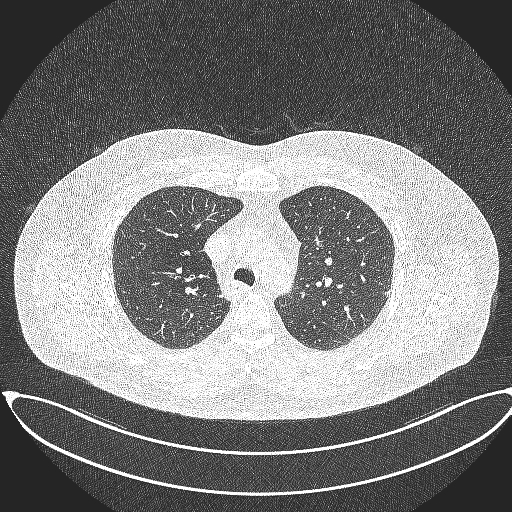
#> input picture dataset/lung_images/Training cases/Benign cases/Bengin case (106).jpg, 512 x 512 px
$ jupyter execute Data_Analysis_Image_Lung_Cancer.ipynb   (shell and % lines are left out)
#> lines starting #> are read from the running program, lines starting #| are printed output that depends on the picture; pictures that were not available may be replaced by others from this repository, and a replacement may not be noted
## Necessary Imports

[cell 1]
# Python
import sys
assert sys.version_info >= (3, 5)

# Scikit-Learn
import sklearn
assert sklearn.__version__ >= "0.20"

# Pandas
import pandas as pd

import random

# Common imports
import numpy as np
import os
import cv2

np.random.seed(42)

# To plot pretty figures
import matplotlib as mpl
import matplotlib.pyplot as plt

## Load all Images into a Panda Dataframe with Labels

[cell 2]
ROOT_PATH = os.path.join("..", "dataset", "lung_images")

# Define subfolders and their corresponding labels
folders_with_labels = {
    "Benign cases": "benign",
    "Malignant cases": "malignant",
    "Normal cases": "normal",
    "Test cases": "test"
}

# Initialize lists to store image data and labels
image_data = []
labels = []

# Iterate through each folder and load images with labels
for folder, label in folders_with_labels.items():
    folder_path = os.path.join(ROOT_PATH, "Training cases" if folder != "Test cases" else "Test cases", folder)
    for filename in os.listdir(folder_path):
        if filename.endswith(".jpg") or filename.endswith(".png"):  # Adjust based on image format
            # Load the image in grayscale (adjust if needed)
            img_path = os.path.join(folder_path, filename)
            image = cv2.imread(img_path, cv2.IMREAD_GRAYSCALE)
#> image is the input picture: shape (512, 512); min 36, max 255, mean 125.9

            # Store the image and its label
            image_data.append(image)
            labels.append(label)

# Convert to a DataFrame for easy manipulation
images_lung_cancer = pd.DataFrame({
    "image": image_data,
    "label": labels
})

# Display the first few rows to verify
print(images_lung_cancer.head())

The images have been loaded into a 2D Pandas Dataframe, with the image being a one dimensional vector and the label being a string.

All images have been loaded in greayscale as they are black and white.

It is importaant to note that images from the Test cases folder have green boxes to indicate where the tumoras are, however, in order for this dataframe to work for the analysis, they have been loaded in as grayscale

#### Checking class distribution

[cell 3]
images_lung_cancer.info()
images_lung_cancer['label'].value_counts()

There are a total of 1294s image, each having a label. Although, the images from the test folder have just been labeled test, without indication of the presence of a tumor and its type.

We can see that in the training cases dataset, there is a class imbalance, with 561 images indicating malignant tumors, 416 being normal images (non-tumurous) and only 120 being benign. Ideally, you want the class distribution in the training data to be equal. Oversampling techniques might be required to improve model performance.

#### Checking Image Sizes

[cell 4]
def count_unique_image_sizes(df, image_column='image'):
    """
    Counts unique image sizes in a DataFrame.

    Parameters:
        df (pd.DataFrame): The DataFrame containing images.
        image_column (str): The name of the column with image data.

    Returns:
        pd.DataFrame: A DataFrame with unique sizes and their counts.
    """
#> called with image_column = 'image'
    # Initialize a list to store image sizes
    image_sizes = []

    # Loop through each image in the specified column
    for image in df[image_column]:
        # Get the shape of the image (height, width)
        height, width = image.shape
        # Append the size as a tuple
        image_sizes.append((height, width))

    # Convert the list to a DataFrame for easy counting and analysis
    size_df = pd.DataFrame(image_sizes, columns=['height', 'width'])

    # Count the unique sizes
    unique_sizes = size_df.value_counts().reset_index(name='count')

    return unique_sizes

# Display dimensions and counts of the images
unique_sizes_df = count_unique_image_sizes(images_lung_cancer)
print("Unique image sizes and their counts:")
print(unique_sizes_df)

Most images are a size of 512x512 pixels. There are 64 images that have different dimensions and need to be resized in order to train the models.

#### Normalising Image Sizes

[cell 5]
# Define the target size
target_size = (512, 512)

# Resize each image to the target size
images_lung_cancer['image'] = images_lung_cancer['image'].apply(lambda img: cv2.resize(img, target_size, interpolation=cv2.INTER_AREA))

# Display dimensions and counts of the images
unique_sizes_df = count_unique_image_sizes(images_lung_cancer)
print("Unique image sizes and their counts:")
print(unique_sizes_df)

All images have been resized to the same dimensions: 512x512 pixels

## Data Exploration

#### Displaying images from different classes

[cell 6]
# Get unique labels
unique_labels = images_lung_cancer['label'].unique()

# Set up a figure with subplots arranged in a row
plt.figure(figsize=(15, 5))  # Adjust width and height as needed

for i, label in enumerate(unique_labels):
    # Filter images for the current label
    label_images = images_lung_cancer[images_lung_cancer['label'] == label]['image']
    # Randomly select one image from the filtered images
    sample_image = label_images.sample(1).values[0]

    # Plot the sample image in a subplot
    plt.subplot(1, len(unique_labels), i + 1)
    plt.imshow(sample_image, cmap='gray')
    plt.title(f"Label: {label}")
    plt.axis('off')  # Hide the axis

plt.show()

From displaying images from different label classes, we can conclude the following:

1. Images have different zoom. In some images the main subject (the lungs), take up almost the entire image, in other cases only a third of the image
2. Filler space differences. Some images have a light grey ring around the lungs, some images have noise, some images have an all black background.
3. Different lung sections. When the lungs are scanned, the machine images a horizontal slice of the lungs. closer to the neck the lungs cover less area and close to the belly, they cover a wider area.

All these observations could make it challenging for the model to identify consistent features across the dataset. Potentially, zoom level could be normalized and background could be masked out as a preprocessing step.

Overall, not being a professional in the field of medicine, the images from all classes look relatively similar and there are no obvious giveaways for whether it is a scan of a tumor or not.

#### Pixel intensity distributiuon across images

[cell 7]
# Calculate mean and standard deviation of pixel intensities across all images
pixel_means = [np.mean(image) for image in images_lung_cancer['image']]
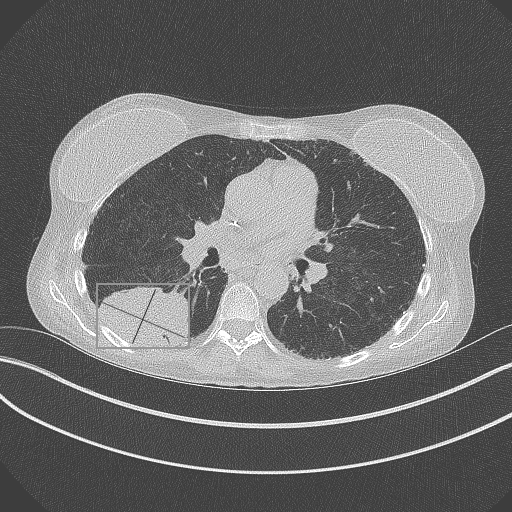
#> image: shape (512, 512); min 43, max 255, mean 108.6
pixel_stds = [np.std(image) for image in images_lung_cancer['image']]

# Plot histogram of pixel intensity means
plt.hist(pixel_means, bins=30, color='blue', edgecolor='black')
plt.title("Distribution of Mean Pixel Intensities")
plt.xlabel("Mean Intensity")
plt.ylabel("Frequency")
plt.show()
#> figure, not shown here; tallest bar 3 high, from x = 32.69 to 35.8

Most images have a pixel intensity between 80 and 120, with an intensity of 110 being the most common by far. This is expected, as depending on the height of where the CT scan took place, the organs and bones cover a different area, resulting in more or less white pixels.

However, there are a few images with intensities between 20 and 40, suggesting that they are almost entirely black, which is unusual and prompts further investigation. There are also several imnages with intensities above 140, which prompts further investigation.

#### Displaying images of different intensities

To understand the abnormalities, images from the intensity ranges (20-50, 80-120, 130,160) will be displayed

[cell 8]
# Function to get a random image and its label from a specified pixel intensity range
def get_random_image_from_intensity_range(df, intensity_range):
    # Filter images based on the mean pixel intensity range
    filtered_images = df[(df['image'].map(np.mean) >= intensity_range[0]) &
                         (df['image'].map(np.mean) <= intensity_range[1])]
    # Choose one row randomly from the filtered images
    if not filtered_images.empty:
        sample = filtered_images.sample(1).iloc[0]
        return sample['image'], sample['label']
    else:
        return None, None

# Define the intensity ranges
intensity_ranges = [(20, 40), (80, 120), (130, 160)]
titles = ["20-40 Intensity", "80-120 Intensity", "130-160 Intensity"]

# Set up a figure with three subplots in a row
plt.figure(figsize=(15, 5))
for i, intensity_range in enumerate(intensity_ranges):
    # Get a random image and its label from the specified range
    image, label = get_random_image_from_intensity_range(images_lung_cancer, intensity_range)
    if image is not None:
        plt.subplot(1, 3, i + 1)
        plt.imshow(image, cmap='gray')
        plt.title(f"Sample Image\n{titles[i]}\nLabel: {label}")
        plt.axis('off')  # Hide the axis

plt.show()

After checking out the images, several conclusions can be drawn. All images with lower intensity values are from the test cases folder. It appears they were either scanned differently or come from a separate batch of scans, resulting in a significantly darker images.

However, not all images with the test label are that way, as test images appear in both of the other ranges.

By running this code several times, the images with higher intensity are mostly of the malignant class, however, images from all other classes appear there as well. These images are zoomed in on the lung portion, eliminating the dark filler space around, resulting in higher values.

Possibly, significant variation in pixel intensities and scale of the the main subject of the scan (lung) could result in poorer overall accuracy of the model. On the other side, in practice, scans come in different variations and having these cases could result in a model that generalises better to the real world.

It would be best to have one dataset where the scans have variation in intensities, and another set where the images are adjusted to have more similar intensities to see the differences in model training.

#### Important note on the images in the Test cases folder

The images inthe training folder are clearly assigned to a class: normal, benign, malignant. Images in the test folder are not assigned a specific class. Most of them have tumors and the tumor is indicated by a green box. Since this data will be used for classification, the images from the test cases folder could be unsuitable for this use and will possibly be removed from the frame for training purposes. This will also eliminate all images with lower pixel intensities. The images from the training cases folder will have to be split for training and testing purposes or for cross validation.

#### Statistical Comparison Between Classes

[cell 9]
# Initialize lists to store pixel intensity statistics
intensity_means = []
intensity_medians = []
intensity_stds = []
labels = []

# Calculate intensity statistics for each image
for _, row in images_lung_cancer.iterrows():
    image = row['image']
    label = row['label']
    intensity_means.append(np.mean(image))
    intensity_medians.append(np.median(image))
    intensity_stds.append(np.std(image))
    labels.append(label)

# Create a DataFrame to store the statistics and labels
intensity_df = pd.DataFrame({
    "label": labels,
    "mean_intensity": intensity_means,
    "median_intensity": intensity_medians,
    "std_intensity": intensity_stds
})

# Visualize standard deviation of pixel intensity across classes
intensity_df.boxplot(column="std_intensity", by="label")
plt.title("Standard Deviation of Intensity by Class")
plt.suptitle("")
plt.xlabel("Class")
plt.ylabel("Intensity Standard Deviation")

plt.tight_layout()
plt.show()
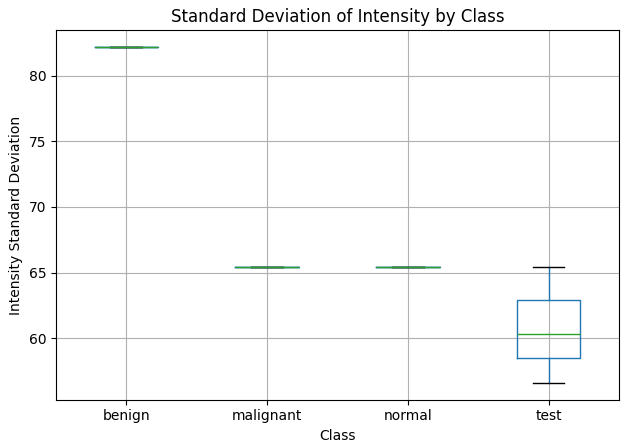
#> figure drawn by matplotlib, 1 panel

This plot shows that the pixel intensity (mean) is similar across the classes benign, malignant and normal. The standard deviation across these classes is also similar, with malignant class having a higher one, probably due to zoomed in images. These classes also have almost no outliers.

However, the images from the Test Cases folder has a significantly lower mean and many outliers. This is probably due to the scans with lower intensities. This gives more reason to exclude these images from training and testing

#### Class Median Image

[cell 10]
# Initialize a dictionary to store the average or median images for each class
class_overlay_images = {}

# Calculate the average or median image for each class
for label in images_lung_cancer['label'].unique():
    # Stack all images for the current label
    class_images = np.array([img for img in images_lung_cancer[images_lung_cancer['label'] == label]['image']])

    # Calculate the mean or median image
    # Uncomment one of the following lines depending on whether you want the mean or median
    overlay_image = np.mean(class_images, axis=0)  # Mean overlay
    # overlay_image = np.median(class_images, axis=0)  # Median overlay

    # Store the overlay image in the dictionary
    class_overlay_images[label] = overlay_image
#> this loop made 4 passes
#> pass 2, `overlay_image = np.mean(class_images, axis=0)`:
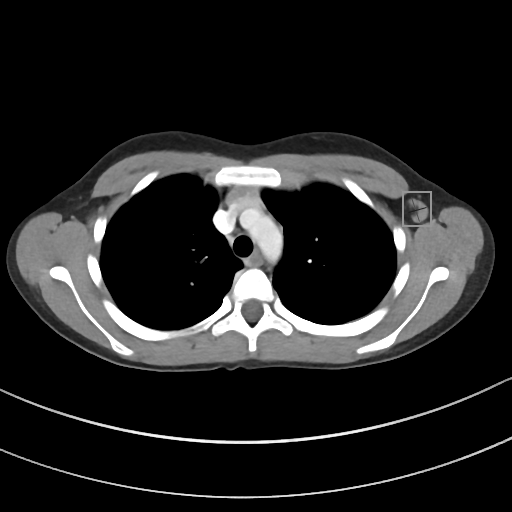
#> overlay_image: shape (512, 512) float64; min 0, max 255, mean 32.7

# Set up a figure with subplots in a row to display the overlay images
plt.figure(figsize=(15, 5))  # Adjust width and height as needed

for i, (label, overlay_image) in enumerate(class_overlay_images.items()):
    plt.subplot(1, len(class_overlay_images), i + 1)
    plt.imshow(overlay_image, cmap='gray')
    plt.title(f"{label} Overlay")
    plt.axis('off')  # Hide the axis

plt.show()
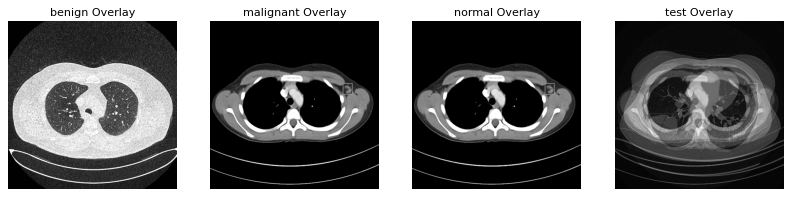
#> figure drawn by matplotlib, 4 panels

Generating a mean image can give insight into differencees between the clasees.

Overall, the shapes look consistant over all classes. Main structures can be notices, such as a white hook shaped feature in the middle, two black ovals, which is the corssection of the lungs and the white oval surrounding the lungs.

For the malignant class, the overall shape seems to be taller, which could be a result of coincidense, or due to larger variations in lung scans in that class. Likely, this is a result of this class having more zoomed in images, as previosly observed in the pixel intensity distribution.

#### Edge Detection Visualisation

[cell 11]
# Initialize a dictionary to store edge-detected images for each class
class_edge_images = {}

# Perform edge detection for each class
for label in images_lung_cancer['label'].unique():
    # Select a random image from each class
    sample_image = images_lung_cancer[images_lung_cancer['label'] == label].sample(1)['image'].values[0]

    # Apply Canny edge detection
    edges = cv2.Canny(sample_image, 100, 200)  # Adjust thresholds as needed

    # Store the edge-detected image
    class_edge_images[label] = edges
#> this loop made 4 passes
#> pass 1, `edges = cv2.Canny(sample_image, 100, 200)`:
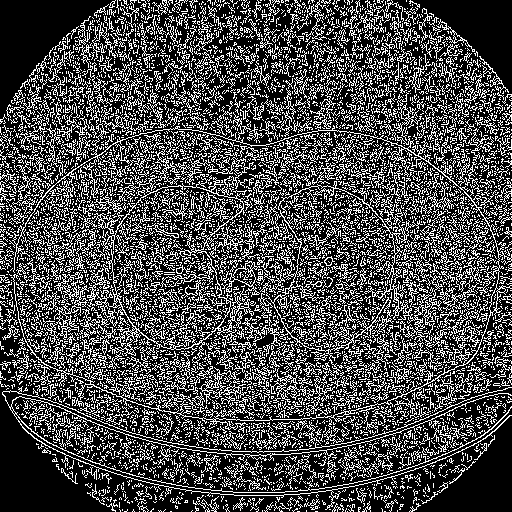
#> edges: shape (512, 512); 29% white in thin lines or dots
#> after the loop:
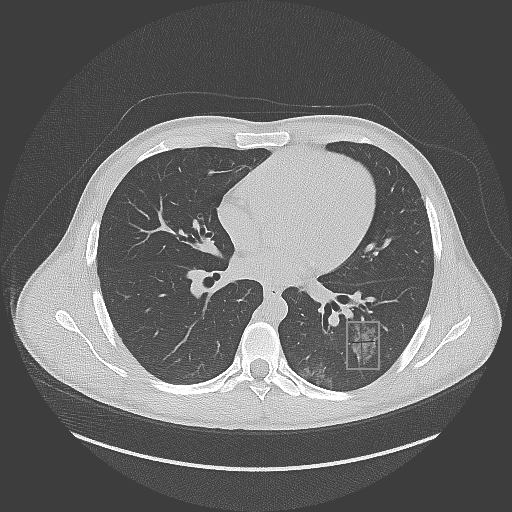
#> sample_image: shape (512, 512); min 29, max 255, mean 107.4

# Set up a figure with subplots in a row to display the edge-detected images
plt.figure(figsize=(15, 5))  # Adjust width and height as needed

for i, (label, edge_image) in enumerate(class_edge_images.items()):
    plt.subplot(1, len(class_edge_images), i + 1)
    plt.imshow(edge_image, cmap='gray')
    plt.title(f"Edges: {label}")
    plt.axis('off')  # Hide the axis

plt.show()
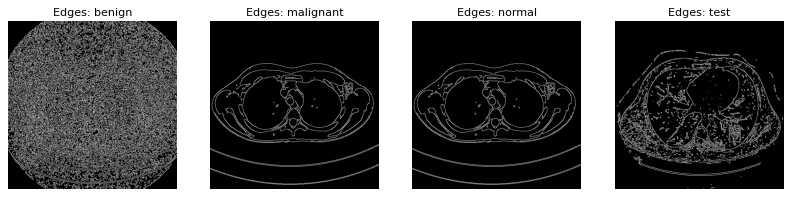
#> figure drawn by matplotlib, 4 panels

We can see a wide variation in the images produced after applying Cannyedge detection method:

1. Some images have few lines and and outline only the main shapes.
2. Most images have smaller structures within and around the lungs.
3. Some images have a lot more smaller structures in and around the lungs, almost looking like a grainy texture.
4. Few images produced look like they are just covered in noise.

None of these appear to be class specific, although I have not found any (4) cases in the malignant class.

It would be interesting to see how images preprocessed with edge detection would affect model performance.

#### Pixel Intensity Distribution with Edge Detection

[cell 12]
# Calculate pixel intensities for edge-detected images
edge_pixel_means = []

for image in images_lung_cancer['image']:
    # Apply Canny edge detection
    edges = cv2.Canny(image, 100, 200)  # Adjust thresholds if needed
    # Calculate the mean intensity of the edge-detected image
    edge_pixel_means.append(np.mean(edges))
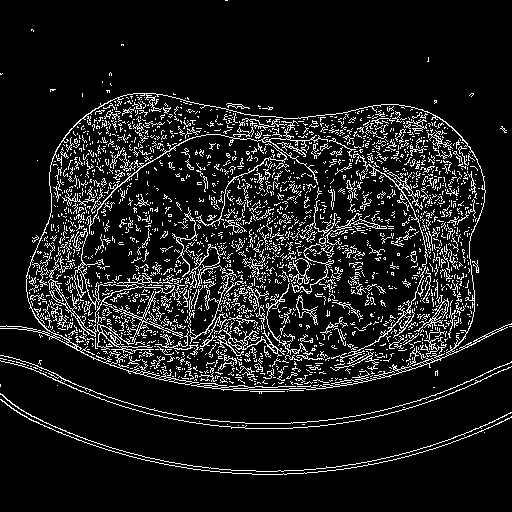
#> edges: shape (512, 512); 10.7% white in thin lines or dots

# Plot histogram of pixel intensity means for edge-detected images
plt.hist(edge_pixel_means, bins=30, color='blue', edgecolor='black')
plt.title("Distribution of Mean Pixel Intensities (Edge-Detected Images)")
plt.xlabel("Mean Intensity")
plt.ylabel("Frequency")
plt.show()
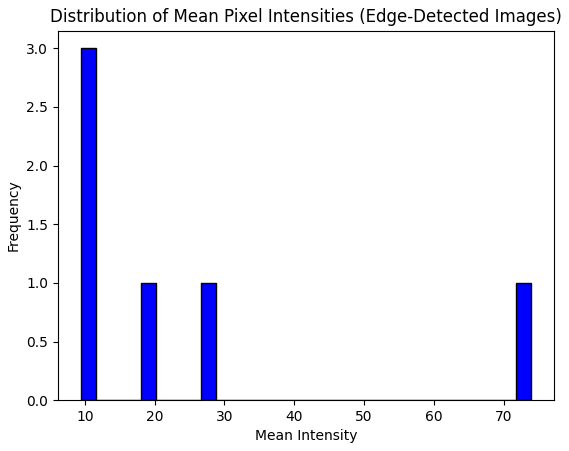
#> figure drawn by matplotlib, 1 panel; tallest bar 3 high, from x = 9.39 to 11.54

Visualising the distribution of pixel intencity of the images processed with Canny edge detection gives more clarity and reassurance.

The vast majority of these images has an intensity of around 10, case (2)

There is a slight spike between the values of 50-60, case (4)

Even though there are images on which the edge detection algorithm results in a noise pattern, they are few. Most images processed with edge detection have clearly defined shapes and details, maling this suitable for machine learning.

#### PCA Dimensionality Reduction

[cell 13]
from sklearn.decomposition import PCA

# Flatten images and apply PCA
flattened_images = [image.flatten() for image in images_lung_cancer['image']]
pca = PCA(n_components=2)
principal_components = pca.fit_transform(flattened_images)

# Create a scatter plot of the first two principal components
plt.scatter(principal_components[:, 0], principal_components[:, 1], c=images_lung_cancer['label'].map({'benign': 0, 'malignant': 1, 'normal': 2, 'test': 3}), cmap='viridis')
plt.xlabel("PCA Component 1")
plt.ylabel("PCA Component 2")
plt.title("PCA of Lung CT Images")
plt.colorbar()
plt.show()
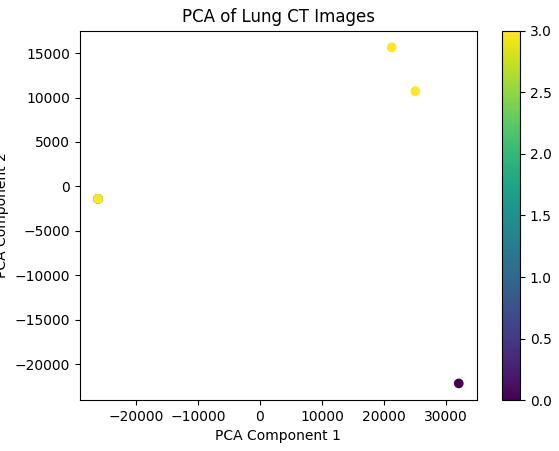
#> figure drawn by matplotlib, 2 panels
